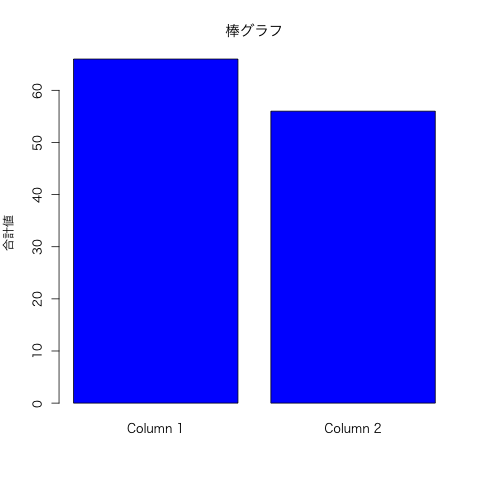

Source code (R):
# PNGデバイスを開く
png("bar_plot.png")

# 行列の作成
mat <- matrix(c(12, 2, 5, 8, 7, 10, 3, 6, 9, 4, 11, 1, 4, 7, 6, 9, 2, 5, 8, 3), nrow = 10, ncol = 2)

# 行列の内容を表示
print("行列の内容:")
print(mat)

# 各列の合計を計算
col_sums <- colSums(mat)

par(family = "HiraginoSans-W3")

# 棒グラフの作成
barplot(col_sums, names.arg = c("Column 1", "Column 2"), col = "blue", main = "棒グラフ", ylab = "合計値")

# PNGデバイスを閉じる
dev.off()